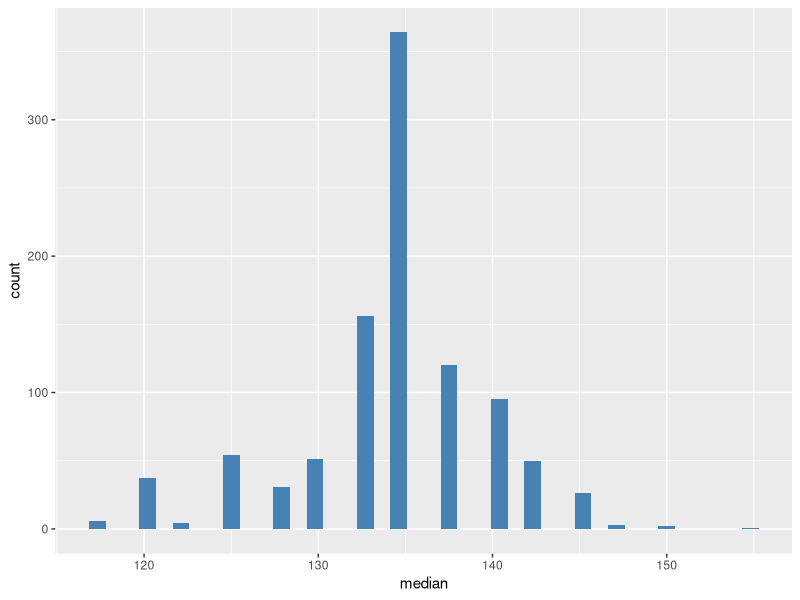
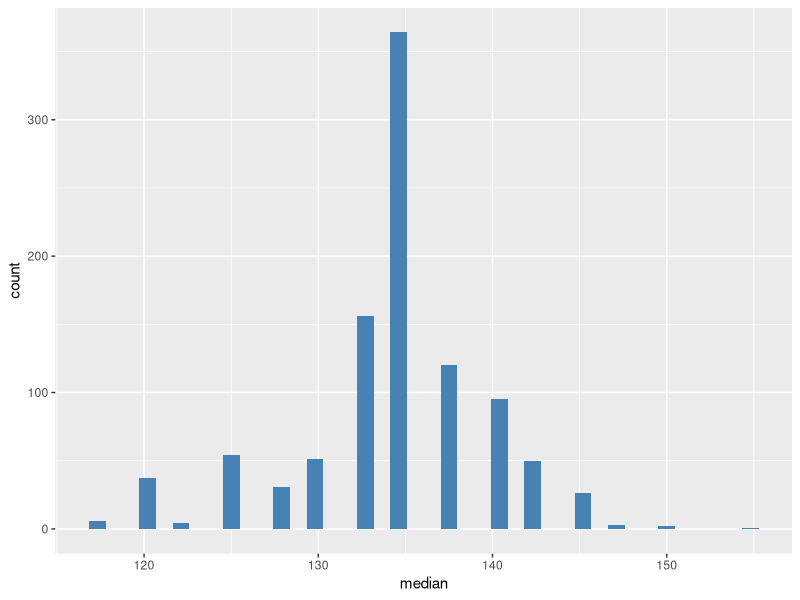
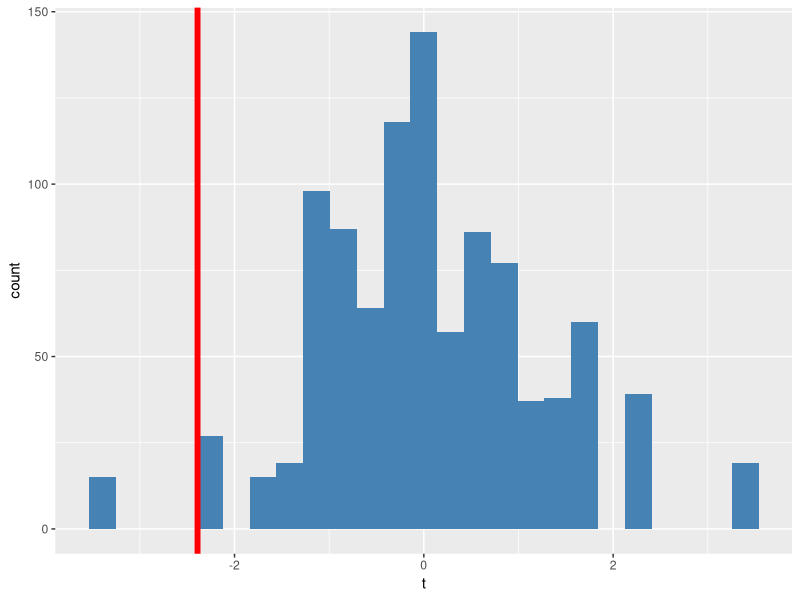

Here is the R script that generated these plots, in order:
## ---- chunk 1
library(tidyverse)
## ---- chunk 2
tibble( name = c("Jack", "Jill", "Mary", "Jane", "Fred"),
        age  = c(  43,  25,  60,  47,  55),
        smoker = factor( c("No", "No", "Yes", "No", "Yes"))) %>%
  print()   -> testDF
## ---- chunk 3
tibble( name = c("Jack", "Jill", "Mary", "Jane", "Fred"),
        age  = c(  43,  25,  60,  47,  55),
        smoker = factor( c("No", "No", "Yes", "No", "Yes")),
        visits = list( c("2021-06-02", "2021-09-20"),
                       c("2020-10-16", "2021-02-12", "2021-06-02"),
                       c("2021-04-02", "2021-07-22"),
                       c("2021-06-02"),
                       c("2021-08-02", "2021-11-20") )) %>%
  print()   -> testDF
## ---- chunk 4
print( testDF$visits[[3]] )
## ---- chunk 5
testDF %>%
  pluck("visits", 3) %>%
  print()
## ---- chunk 6
testDF %>%
  pluck("visits", 3, 2) %>%
  print()
## ---- chunk 7
testDF %>%
  unnest( visits ) %>%
  print()   -> longTestDF
## ---- chunk 8
longTestDF %>%
  nest( dates = visits ) %>%
  print()
## ---- chunk 9
longTestDF %>%
  nest( dfs = c(name, age, visits)) %>%
  print() ->   smokerDF
## ---- chunk 10
smokerDF %>%
  pluck("dfs", 1)
## ---- chunk 11
print( testDF)
## ---- chunk 12
# approximate age in months
testDF %>%
  mutate( monthAge = 12*age + 6 ) %>%
  print()
## ---- chunk 13
testDF %>%
  pluck( "visits", 2)
## ---- chunk 14
testDF %>%
  pluck( "visits", 2) %>%
  min()
## ---- chunk 15
testDF %>%
  mutate( firstVisit = map(visits, min)) %>%
  print()
## ---- chunk 16
testDF %>%
  mutate( firstVisit = map(visits, min)) %>%
  unnest( firstVisit ) %>%
  print()
## ---- chunk 17
testDF %>%
  mutate( firstVisit = map_chr(visits, min)) %>%
  print()
## ---- chunk 18
tibble( id    = 1:8,
        sex   = c("m", "f", "m", "m", "f", "f", "f", "f"),
        age   = c( 45,  37,  25,  36,  52,  29,  53,  48),
        sbp   = c(135, 130, 120, 115, 155, 140, 145, 135) ) %>%
  mutate( sex = factor(sex, levels = c("m", "f"),
                            labels = c("male", "female"))) %>%
  print() -> sbpDF
## ---- chunk 19
library(rsample)

set.seed(7283)

sbpDF %>%
  bootstraps( times = 5) %>%
  print()  -> bootDF
## ---- chunk 20
bootDF %>%
  pluck("splits", 3, "in_id") 
## ---- chunk 21
bootDF %>%
  pluck("splits", 3) %>%
  analysis()

bootDF %>%
  pluck("splits", 3) %>%
  assessment()
## ---- chunk 22
# find the median SBP from a single split
# arguments
#    split ... a single split created by rsample
# return
#    median SBP
#
split_median <- function( split) {
  split %>%
    analysis() %>%
    summarise( medSbp = median(sbp)) %>%
    pluck( "medSbp", 1) %>%
    return()
}

# test the function on split 3
bootDF %>%
  pluck("splits", 3) %>%
  split_median()  
## ---- chunk 23
bootDF %>%
  mutate( median = map_dbl( splits, split_median)) %>%
  print()
## ---- chunk 24
# Method 1: using a function
# 
# function to 
myAnalysis <- function(thisDF) {
  # histogram of the medians
  thisDF %>%
     ggplot( aes(x=median) ) +
        geom_histogram( bins=40, fill="steelblue" ) -> p
     print(p)
  # summary of the medians
  thisDF %>%
     summarise( m   = mean(median),
                se  = sd(median)) %>%
       return()
}

# Use the function
set.seed(7283)

sbpDF %>%
  # create 1000 bootstrap samples
  bootstraps(1000) %>%
  # find the median of each sample
  mutate( median = map_dbl( splits, split_median)) %>%
  # run my analysis
  myAnalysis()
## ---- chunk 25
# Method 2: using an anonymous function
# 
set.seed(7283)

sbpDF %>%
  # create 1000 bootstrap samples
  bootstraps(1000) %>%
  # find the median of each sample
  mutate( median = map_dbl( splits, split_median)) %>%
  # anonymous analysis function
    {
    # plot a histogram
     ggplot(., aes(x=median)) +
        geom_histogram( bins=40, fill="steelblue" ) -> p
     print(p)
    # summarise the medians
     summarise(., m   = mean(median),
                  bse = sd(median)) 
    }
## ---- chunk 26
sbpDF %>%
  t.test( sbp ~ sex, data = .)
## ---- chunk 27
# seed for reproducibility
set.seed(8299)

# create a single permutation & display it
sbpDF %>%
  permutations( sbp, times=1) %>%
  pluck( "splits", 1) %>%
  analysis() %>%
  print()
## ---- chunk 28
set.seed(8299)

# t-test on the permutation
sbpDF %>%
  permutations( sbp, times=1) %>%
  pluck( "splits", 1) %>%
  analysis() %>%
  t.test( sbp ~ sex, data = .)
## ---- chunk 29
# find the t-test statistic for a single split
# arguments
#   split .. a single permutation
# returns
#   the t-test staistic
#
tStatistic <- function( split ) {
  analysis(split) %>%
    t.test( sbp ~ sex, data = . ) %>%
    pluck( "statistic" ) %>%
    return()
}

# test the function with 5 permutations
set.seed(8299)
sbpDF %>%
  permutations( sbp, times=5) %>%
  mutate( t = map_dbl( splits, tStatistic)) %>%
  print()
## ---- chunk 30
set.seed(8299)
sbpDF %>%
  permutations( sbp, times=1000) %>%
  mutate( t = map_dbl( splits, tStatistic)) %>%
    {
    ggplot(., aes(x=t)) +
      geom_histogram( bins = 25 , fill = "steelblue") +
      geom_vline( xintercept = -2.3906, colour = "red", size = 2) -> p
    print(p)
    
    summarise( ., p = sum( t <= -2.3906 | t >= 2.3906) / 1000)
    }
